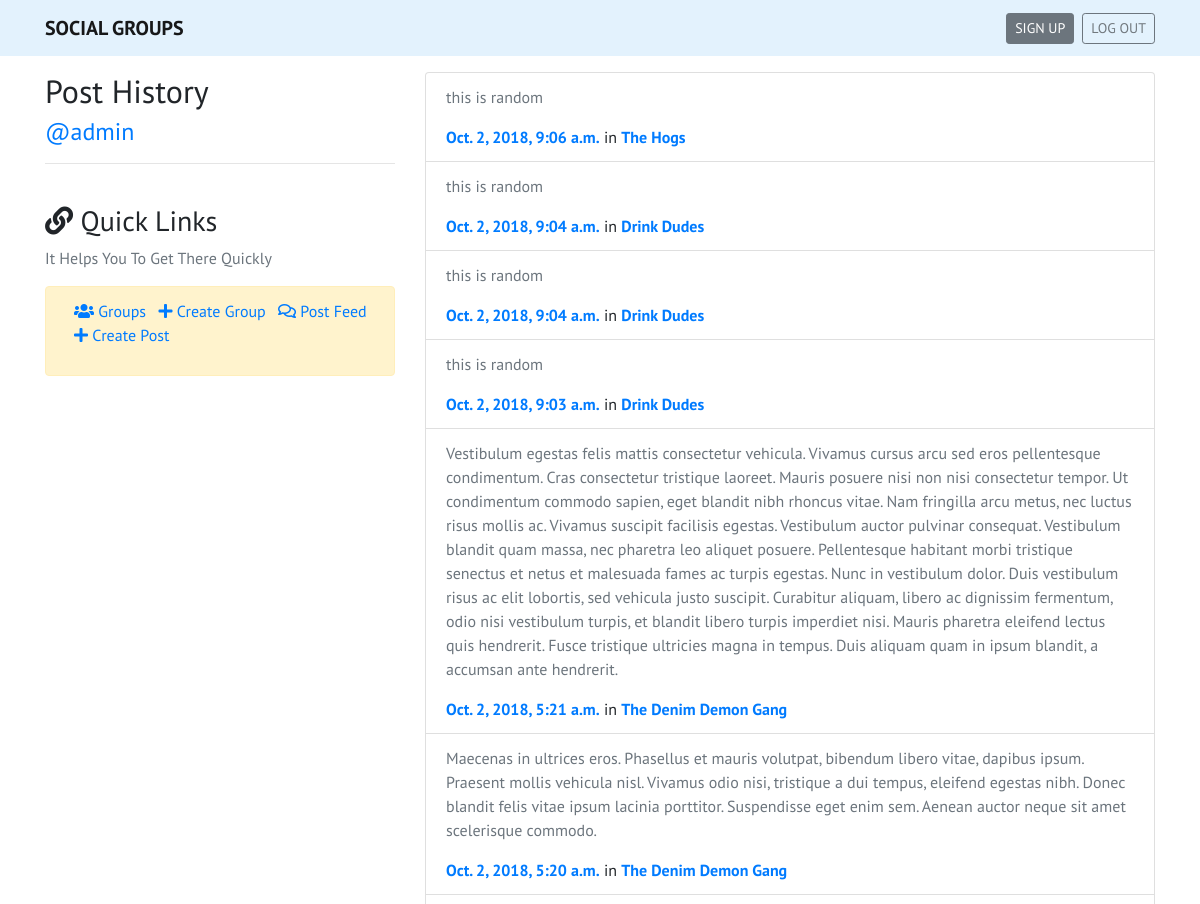
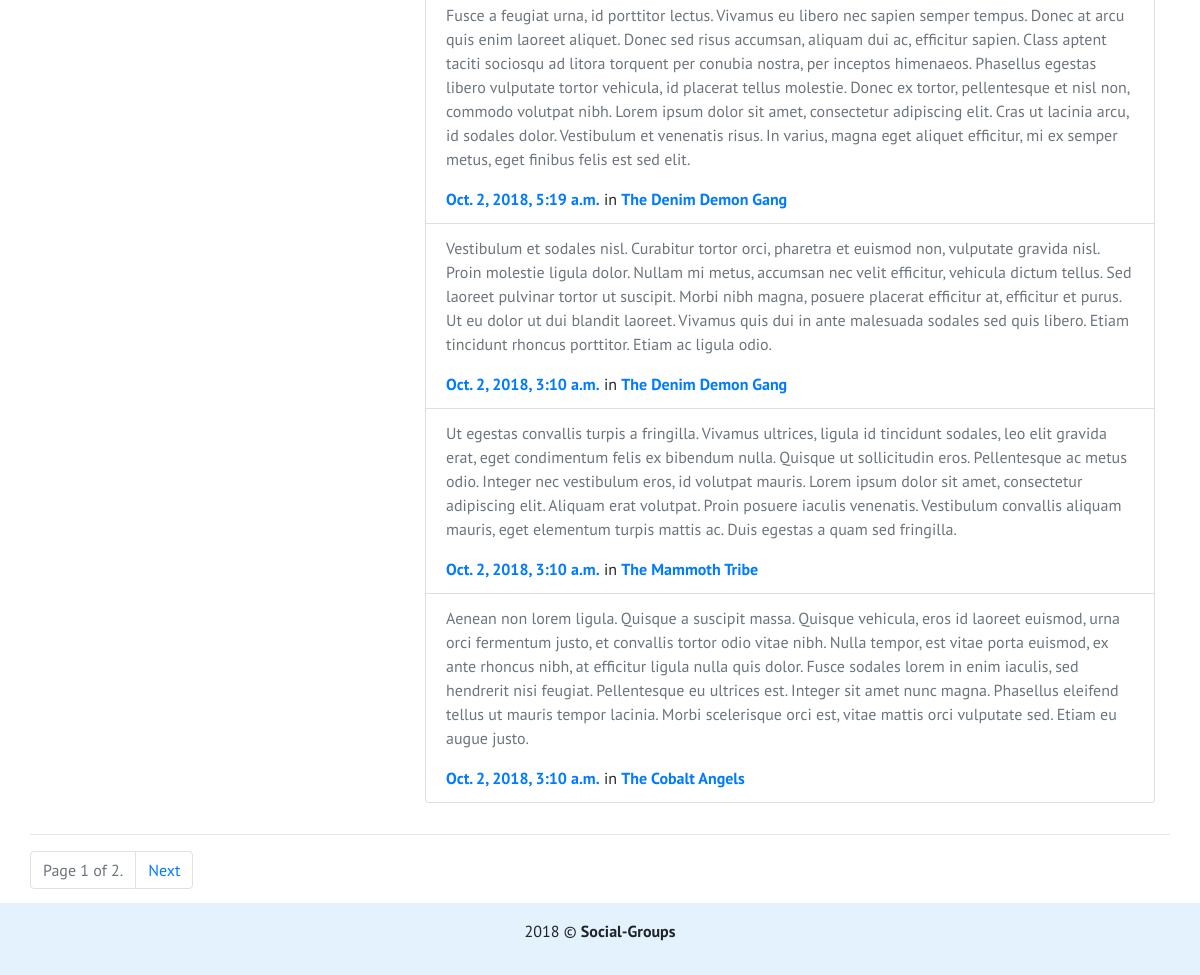
The page /accounts/users/1 (signed in) on the database its author committed (2 pictures, top to bottom).
### posts/models.py (models this page shows, shortened)
class Post(models.Model):
    user = models.ForeignKey(
        User, on_delete=models.CASCADE, related_name='user')
    created_at = models.DateTimeField(auto_now=True)
    message = models.TextField()
    group = models.ForeignKey(
        Group, on_delete=models.CASCADE, null=True, blank=True)
    class Meta:
        ordering = ['-pk', ]

### groups/models.py (models this page shows, shortened)
class Group(models.Model):
    name = models.CharField(max_length=50)
    description = models.TextField(blank=True, null=True)
    user = models.ManyToManyField(User)
    def __str__(self):
        return self.name
    class Meta:
        ordering = ['-pk', ]

### accounts/views.py (the view)
# urls.py: path('users/<int:pk>', views.post_user_view, name='post_user')
def post_user_view(request, pk):
    user = get_object_or_404(User, pk=pk)
    post_lists = Post.objects.filter(user__in=[user])
    paginator = Paginator(post_lists, 10)
    page = request.GET.get('page')
    post_list = paginator.get_page(page)
    context = {
        'post_list': post_list,
        'author': user,
    }
    return render(request, 'accounts/user.html', context)

### accounts/templates/accounts/user.html (shortened to what this page needs)
{% extends "base.html" %}
{% block content %}
<div class="row my-3">
    <div class="col-4">
        <h2>Post History</h2>
        <h4 class="text-primary">@{{ author }}</h4>
        <hr>
        <br>
        {% include 'links.html' %}
    </div>
    <div class="col-8">
        <ul class="list-group mb-3">
            {% for post in post_list %}
            <li class="list-group-item">
                <p class="text-muted">{{ post.message }}</p>
                <a href=""><b> {{ post.created_at }}</b></a>
                {% if post.group %}
                in <a href="{% url 'group_detail' post.group.pk %}"><b> {{ post.group }}</b></a>
                {% endif %}
            </li>
            {% empty %}
            <h2>No Posts yet.</h2>
            {% endfor %}
        </ul>
    </div>
</div>
<div class="pagi">
    <hr>
    <nav aria-label="Page navigation example" id="pagination">
        <ul class="pagination">
            <li class="page-item disabled">
                <a class="page-link">
                    <span class="page-current">
                        Page {{ post_list.number }} of {{ post_list.paginator.num_pages }}.
                    </span>
                </a>
            </li>
            {% if post_list.has_next %}
            <li class="page-item">
                <a class="page-link" href="?page={{ post_list.next_page_number }}">Next</a>
            </li>
            {% endif %}
        </ul>
    </nav>
</div>
{% endblock content %}

### static/styles.css (style rules this page uses)
body { font-family: 'PT Sans', sans-serif; position: relative; min-height: 100vh; padding-bottom: 70px; }
.pagi { position: absolute; bottom: 0; left: 0; right: 0; }

### rows shown on the page
Post: message "this is random", created_at "Oct. 2, 2018, 9:06 a.m.", group "The Hogs"
Post: message "this is random", created_at "Oct. 2, 2018, 9:04 a.m.", group "Drink Dudes"
Post: message "this is random", created_at "Oct. 2, 2018, 9:04 a.m.", group "Drink Dudes"
Post: message "this is random", created_at "Oct. 2, 2018, 9:03 a.m.", group "Drink Dudes"
Post: message "Vestibulum egestas felis mattis consectetur vehicula. Vivamus cursus arcu sed eros pellentesque condimentum. Cras consectetur tristique laoreet. Mauris posuere nisi non nisi consectetur tempor. Ut condimentum commodo sapien, eget blandit nibh rhoncus vitae. Nam fringilla arcu metus, nec luctus risus mollis ac. Vivamus suscipit facilisis egestas. Vestibulum auctor pulvinar consequat. Vestibulum blandit quam massa, nec pharetra leo aliquet posuere. Pellentesque habitant morbi tristique senectus et netus et malesuada fames ac turpis egestas. Nunc in vestibulum dolor. Duis vestibulum risus ac elit lobortis, sed vehicula justo suscipit. Curabitur aliquam, libero ac dignissim fermentum, odio nisi…", created_at "Oct. 2, 2018, 5:21 a.m.", group "The Denim Demon Gang"
Post: message "Maecenas in ultrices eros. Phasellus et mauris volutpat, bibendum libero vitae, dapibus ipsum. Praesent mollis vehicula nisl. Vivamus odio nisi, tristique a dui tempus, eleifend egestas nibh. Donec blandit felis vitae ipsum lacinia porttitor. Suspendisse eget enim sem. Aenean auctor neque sit amet scelerisque commodo.", created_at "Oct. 2, 2018, 5:20 a.m.", group "The Denim Demon Gang"
Post: message "Fusce a feugiat urna, id porttitor lectus. Vivamus eu libero nec sapien semper tempus. Donec at arcu quis enim laoreet aliquet. Donec sed risus accumsan, aliquam dui ac, efficitur sapien. Class aptent taciti sociosqu ad litora torquent per conubia nostra, per inceptos himenaeos. Phasellus egestas libero vulputate tortor vehicula, id placerat tellus molestie. Donec ex tortor, pellentesque et nisl non, commodo volutpat nibh. Lorem ipsum dolor sit amet, consectetur adipiscing elit. Cras ut lacinia arcu, id sodales dolor. Vestibulum et venenatis risus. In varius, magna eget aliquet efficitur, mi ex semper metus, eget finibus felis est sed elit.", created_at "Oct. 2, 2018, 5:19 a.m.", group "The Denim Demon Gang"
Post: message "Vestibulum et sodales nisl. Curabitur tortor orci, pharetra et euismod non, vulputate gravida nisl. Proin molestie ligula dolor. Nullam mi metus, accumsan nec velit efficitur, vehicula dictum tellus. Sed laoreet pulvinar tortor ut suscipit. Morbi nibh magna, posuere placerat efficitur at, efficitur et purus. Ut eu dolor ut dui blandit laoreet. Vivamus quis dui in ante malesuada sodales sed quis libero. Etiam tincidunt rhoncus porttitor. Etiam ac ligula odio.", created_at "Oct. 2, 2018, 3:10 a.m.", group "The Denim Demon Gang"
Post: message "Ut egestas convallis turpis a fringilla. Vivamus ultrices, ligula id tincidunt sodales, leo elit gravida erat, eget condimentum felis ex bibendum nulla. Quisque ut sollicitudin eros. Pellentesque ac metus odio. Integer nec vestibulum eros, id volutpat mauris. Lorem ipsum dolor sit amet, consectetur adipiscing elit. Aliquam erat volutpat. Proin posuere iaculis venenatis. Vestibulum convallis aliquam mauris, eget elementum turpis mattis ac. Duis egestas a quam sed fringilla.", created_at "Oct. 2, 2018, 3:10 a.m.", group "The Mammoth Tribe"
Post: message "Aenean non lorem ligula. Quisque a suscipit massa. Quisque vehicula, eros id laoreet euismod, urna orci fermentum justo, et convallis tortor odio vitae nibh. Nulla tempor, est vitae porta euismod, ex ante rhoncus nibh, at efficitur ligula nulla quis dolor. Fusce sodales lorem in enim iaculis, sed hendrerit nisi feugiat. Pellentesque eu ultrices est. Integer sit amet nunc magna. Phasellus eleifend tellus ut mauris tempor lacinia. Morbi scelerisque orci est, vitae mattis orci vulputate sed. Etiam eu augue justo.", created_at "Oct. 2, 2018, 3:10 a.m.", group "The Cobalt Angels"

### other values the page prints
{{ author }} "admin"
{{ post_list.number }} "1"
{{ post_list.paginator.num_pages }} "2"
